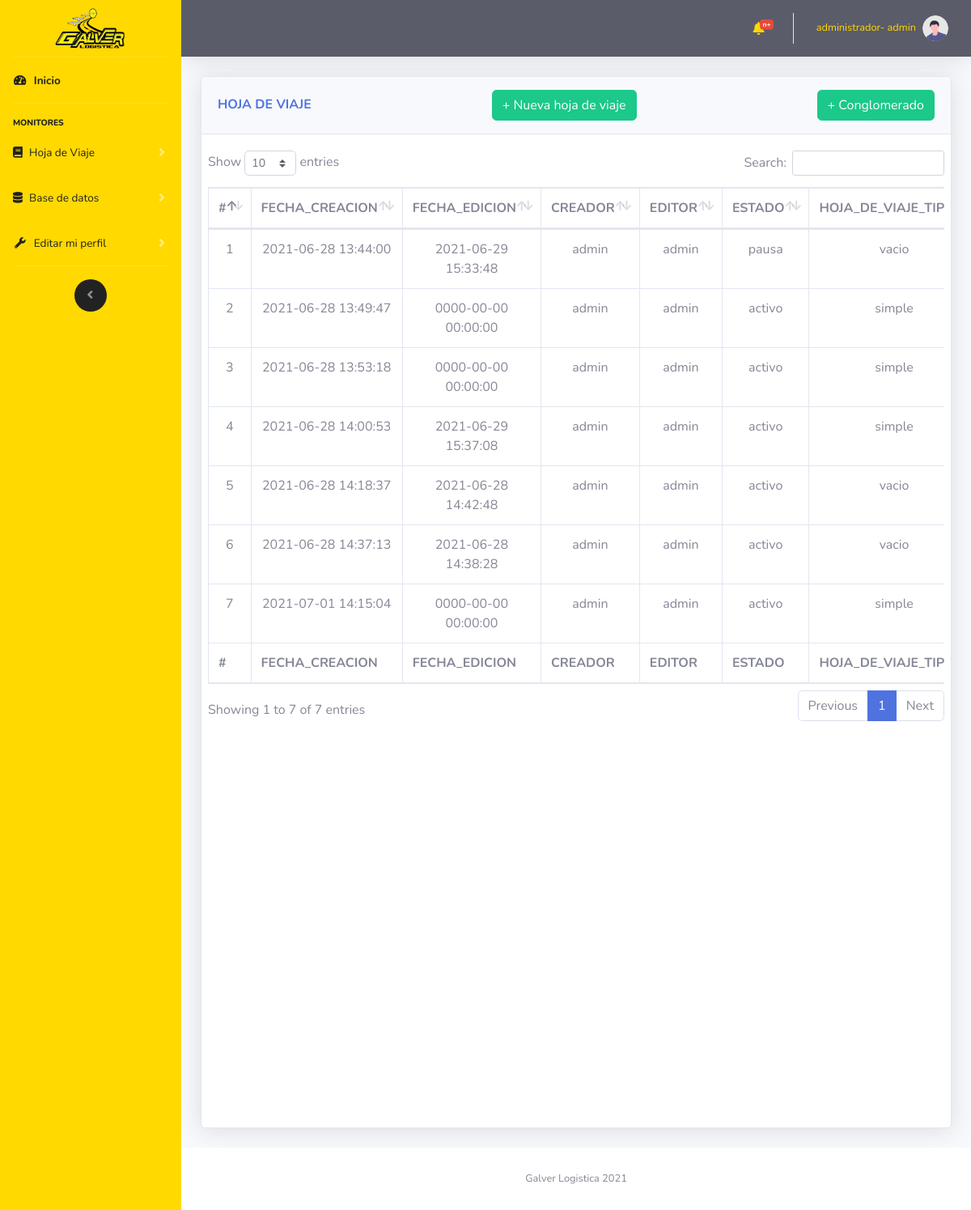
/vistas/hojaDeViaje_registros.php (signed in), run on the app's committed database.
### tables this page shows
CREATE TABLE `hoja_de_viaje` (
  `id_hojaDeViaje` int(11) NOT NULL,
  `id_creador` int(11) NOT NULL,
  `id_editor` int(11) NOT NULL,
  `hojaDeViaje_fechaDeLiberacion` datetime NOT NULL,
  `hojaDeViaje_fechaDeEdicion` datetime NOT NULL,
  `hojaDeViaje_observaciones` varchar(500) NOT NULL,
  `hojaDeViaje_tipoDeViaje` int(11) NOT NULL,
  `hojaDeViaje_estadoDeViaje` int(11) NOT NULL
);

CREATE TABLE `hoja_de_viaje_estado` (
  `hdve_id` int(11) NOT NULL,
  `hdve_nombre` varchar(20) NOT NULL,
  `hdve_caracteristicas` varchar(300) NOT NULL
);

### controlador/modulos/selects.php (called while the page is built, shortened)
<?php
    function muestraHDVT($mysqli,$estado){
        $consulta=
        "SELECT hoja_de_viaje.id_hojaDeViaje AS ID
        , hoja_de_viaje.hojaDeViaje_fechaDeLiberacion AS FECHA_CREACION
        , hoja_de_viaje.hojaDeViaje_fechaDeEdicion AS FECHA_EDICION
        , (SELECT usuarioNombre FROM usuario WHERE usuario.usuarioId = hoja_de_viaje.id_creador LIMIT 1)AS CREADOR,
        (SELECT usuarioNombre FROM usuario WHERE usuario.usuarioId = hoja_de_viaje.id_editor LIMIT 1)AS EDITOR, hoja_de_viaje.hojaDeViaje_estadoDeViaje AS ID_ESTADO,
        hoja_de_viaje_estado.hdve_nombre AS ESTADO,
        (SELECT (COUNT(*))AS NUM FROM viaje WHERE viaje.id_hojaDeViaje = hoja_de_viaje.id_hojaDeViaje LIMIT 1)AS ID_TIPO,
        (SELECT hoja_de_viaje_tipo.hdvt_nombre FROM hoja_de_viaje_tipo WHERE hoja_de_viaje_tipo.hdvt_id= (SELECT (COUNT(*))AS NUM FROM viaje WHERE viaje.id_hojaDeViaje = hoja_de_viaje.id_hojaDeViaje LIMIT 1) LIMIT 1) AS TIPO
        FROM hoja_de_viaje
        INNER JOIN hoja_de_viaje_estado ON hoja_de_viaje_estado.hdve_id = hoja_de_viaje.hojaDeViaje_estadoDeViaje";
        $result = $mysqli->query($consulta);
        return $result;
    }
?>

### vistas/hojaDeViaje_registros.php (the view, shortened to what this page needs)
<?php
    include "../import/componentes/head.php";
    include "../import/componentes/navbarLateral.php";
    include "../import/componentes/navbarHorizontal.php";
    include "../controlador/coneccion/config.php";
    include "../controlador/modulos/selects.php";
?>
<div class="container-fluid">
    <div class="row">
        <div class="col-12">
            <div class="card shadow mb-4 card_hdv">
                <?php
                        include "../import/componentes/hojaDeViaje/nav.php";
                    ?>
                <div class="card-body">
                    <div class="chart-area ">
                        <div class="row">
                            <div class="cardScroll table-responsive">
                                <table class="table table-bordered" id="dataTable" width="100%" cellspacing="0">
                                    <thead>
                                        <tr>
                                            <th scope="col">#</th>
                                            <th scope="col">FECHA_CREACION</th>
                                            <th scope="col">FECHA_EDICION</th>
                                            <th scope="col">CREADOR</th>
                                            <th scope="col">EDITOR</th>
                                            <th scope="col">ESTADO</th>
                                            <th scope="col">HOJA_DE_VIAJE_TIPO</th>
                                        </tr>
                                    </thead>
                                    <tfoot>
                                        <tr>
                                            <th scope="col">#</th>
                                            <th scope="col">FECHA_CREACION</th>
                                            <th scope="col">FECHA_EDICION</th>
                                            <th scope="col">CREADOR</th>
                                            <th scope="col">EDITOR</th>
                                            <th scope="col">ESTADO</th>
                                            <th scope="col">HOJA_DE_VIAJE_TIPO</th>
                                        </tr>
                                    </tfoot>
                                    <tbody class=" text-center">
                                        <?php
                                        $hdv=muestraHDVT($mysqli,1);
                                        while ($filas =$hdv->fetch_assoc()) {
                                            echo
                                            "<tr>".
                                            "<td>".$filas["ID"]."</td>".
                                            "<td>".$filas["FECHA_CREACION"]."</td>".
                                            "<td>".$filas["FECHA_EDICION"]."</td>".
                                            "<td>".$filas["CREADOR"]."</td>".
                                            "<td>".$filas["EDITOR"]."</td>".
                                            "<td>".$filas["ESTADO"]."</td>".
                                            "<td>".$filas["TIPO"]."</td>".
                                            "<td><button type='button' class='btn btn-warning modal_remolques' onclick='modal_remolques(".$filas["ID"].")'><i class='fas fa-eye'></i></button></td>".
                                            "</tr>";
                                        }
                                        ?>
                                    </tbody>
                                </table>
                            </div>
                        </div>
                    </div>
                </div>
            </div>
        </div>
    </div>
    <?php
    include "../import/componentes/footer.php";
    include "../import/componentes/js/main.php";
?>

### vistas/hojaDeViaje_registros.php (style rules this page uses)
.card_hdv { height: 1300px !important; }
div.cardScroll { width: 1200px; height: 1200px; overflow: auto; }

### data on the page
hoja_de_viaje: id_hojaDeViaje "1", hojaDeViaje_fechaDeLiberacion "2021-06-28 13:44:00", hojaDeViaje_fechaDeEdicion "2021-06-29 15:33:48", CREADOR "admin", EDITOR "admin", hoja_de_viaje_estado.hdve_nombre "pausa", TIPO "vacio"
hoja_de_viaje: id_hojaDeViaje "2", hojaDeViaje_fechaDeLiberacion "2021-06-28 13:49:47", hojaDeViaje_fechaDeEdicion "0000-00-00 00:00:00", CREADOR "admin", EDITOR "admin", hoja_de_viaje_estado.hdve_nombre "activo", TIPO "simple"
hoja_de_viaje: id_hojaDeViaje "3", hojaDeViaje_fechaDeLiberacion "2021-06-28 13:53:18", hojaDeViaje_fechaDeEdicion "0000-00-00 00:00:00", CREADOR "admin", EDITOR "admin", hoja_de_viaje_estado.hdve_nombre "activo", TIPO "simple"
hoja_de_viaje: id_hojaDeViaje "4", hojaDeViaje_fechaDeLiberacion "2021-06-28 14:00:53", hojaDeViaje_fechaDeEdicion "2021-06-29 15:37:08", CREADOR "admin", EDITOR "admin", hoja_de_viaje_estado.hdve_nombre "activo", TIPO "simple"
hoja_de_viaje: id_hojaDeViaje "5", hojaDeViaje_fechaDeLiberacion "2021-06-28 14:18:37", hojaDeViaje_fechaDeEdicion "2021-06-28 14:42:48", CREADOR "admin", EDITOR "admin", hoja_de_viaje_estado.hdve_nombre "activo", TIPO "vacio"
hoja_de_viaje: id_hojaDeViaje "6", hojaDeViaje_fechaDeLiberacion "2021-06-28 14:37:13", hojaDeViaje_fechaDeEdicion "2021-06-28 14:38:28", CREADOR "admin", EDITOR "admin", hoja_de_viaje_estado.hdve_nombre "activo", TIPO "vacio"
hoja_de_viaje: id_hojaDeViaje "7", hojaDeViaje_fechaDeLiberacion "2021-07-01 14:15:04", hojaDeViaje_fechaDeEdicion "0000-00-00 00:00:00", CREADOR "admin", EDITOR "admin", hoja_de_viaje_estado.hdve_nombre "activo", TIPO "simple"

### other printed values
$_SESSION["usuarioTipoCargo"] "administrador"
$_SESSION["usuarioNombre"] "admin"
$tituloPlantilla "HOJA DE VIAJE"
